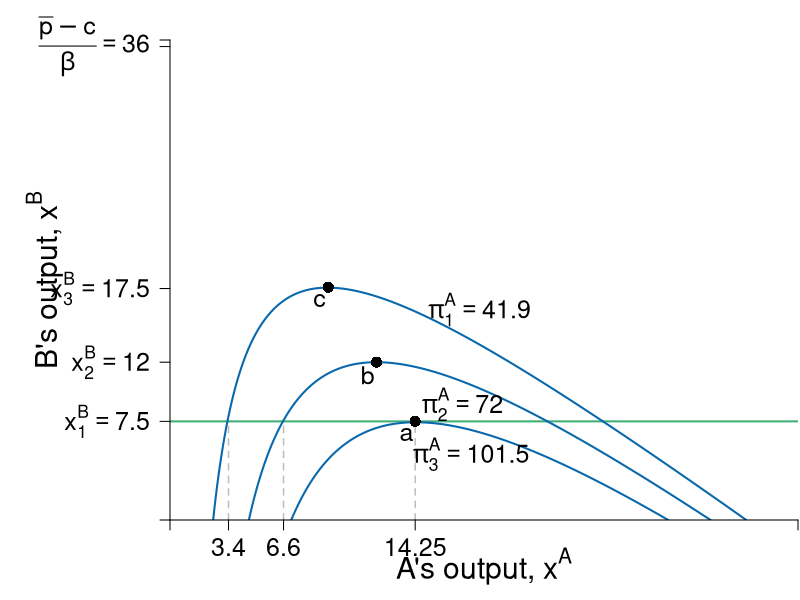

This figure's R source:
require(shape)
pdf(file = "competitionmarkets/cournot_brf_isoA_feasible.pdf", width = 9, height = 7)

#Set parameters for graphics
pointsize <- 1.8
axislabelsize <- 1.8
labelsize <- 1.5
namesize <- 1.8
annotatesize <- 1.5
graphlinewidth <- 2
segmentlinewidth <- 1.5


COL <- c("#7fc97f", "#beaed4", "#fdc086", "#ffff99", "#386cb0", "#f0027f", "#bf5b17", "#666666")
COLA <- c("#e0f3db", "#99d8c9","#66c2a4","#41ae76", "#238b45", "#005824")
COLB <- c("#4eb3d3", "#2b8cbe", "#0868ac","#084081")

par(mar =  c(4, 8.5, 2, 0.1))

piA <- function(xa, xb, s = 0.5, pmax = 20, c1 = 2) {
  (pmax - s*xb)*xa - s*(xa)^2 - c1*xa
}

piB <- function(xa, xb, s = 0.5, pmax = 20, c1 = 2) {
  (pmax - s*xa)*xb - s*(xb)^2 - c1*xb
}

brfB <- function(xa, s = 0.5, pmax = 20, c1 = 2) {
  (pmax - c1)/(2*s) - (1/2)*xa
}

brfA <- function(xa, s = 0.5, pmax = 20, c1 = 2) {
  (pmax - c1)/s - 2*xa
}

xlims <- c(0, 36.5)
ylims <- c(0, 36.5)

npts <- 501 
x <- seq(xlims[1], xlims[2], length.out = npts)
y <- seq(ylims[1], ylims[2], length.out = npts) 
a <- c(42, 72, 102)
b <- c(72, 81, 90)

plot(0, 0, xlim = xlims, ylim = ylims, type = "n",
     xlab = expression(paste("")),
     ylab = expression(paste("")), 
     xaxt = "n", 
     yaxt = "n", 
     cex.lab = axislabelsize, 
     bty = "n",
     xaxs = "i", 
     yaxs = "i")

ticksy <- c(0, 7.5, 12, 17.6, 36, ylims[2])
ylabelsnum <- c(NA, expression(paste(x[1]^B == 7.5)), expression(paste(x[2]^B == 12)), expression(paste(x[3]^B)==17.5), expression(paste(frac(bar(p) - c,beta) == 36), NA))
ticksx <- c(0, 3.4, 6.6, 14.25, xlims[2])
xlabelsnum <- c(NA, expression(paste(3.4)), expression(paste(6.6)), expression(paste(14.25)), NA)

npts <- 500 
xx1 <- seq(xlims[1], xlims[2], length.out = npts)

#Feasible set
# polygon(c(0, 0, xlims[2], xlims[2]), 
#         c(ylims[2], 7.5 , 7.5, ylims[2]),
#         border = FALSE, col = COLA[1])

# Feasible
segments(0, 7.5, xlims[2], 7.5, col = COLA[4], lwd = graphlinewidth)
#text(5, 35, expression("Feasible set"), cex = annotatesize)
# polygon( feasible )

contour(x, y, 
        outer(x, y, piA),
        drawlabels = FALSE,
        col = COLB[3],
        lwd = graphlinewidth,
        levels = a, 
        xaxs = "i", 
        yaxs = "i", 
        add = TRUE) 

text(0.5*xlims[2], -3.5, expression(paste("A's output, ", x^A)), xpd = TRUE, cex = axislabelsize) 
text(-7.3, 0.5*ylims[2], expression(paste("B's output, ", x^B)), xpd = TRUE, cex = axislabelsize, srt = 90) 

segments(14.25, 0, 14.25, 7.5, lty = 2, col = "gray" , lwd = segmentlinewidth)
points(14.25, 7.5, pch = 16, col = "black", cex = 1.5)

segments(6.60, 0, 6.60, 7.5, lty = 2, col = "gray" , lwd = segmentlinewidth)
points(12, 12, pch = 16, col = "black", cex = 1.5)


segments(3.4, 0, 3.4, 7.5, lty = 2, col = "gray" , lwd = segmentlinewidth)
points(9.2, 17.7, pch = 16, col = "black", cex = 1.5)

text(14.25 - 0.5, 7.5 - 1, expression(paste(a)), cex = annotatesize)
text(12 - 0.5, 12 - 1, expression(paste(b)), cex = annotatesize)
text(9.2 - 0.5, 17.7 - 1, expression(paste(c)), cex = annotatesize)


#labels for the isoprofits
text(17.5, 5.0, expression(paste(pi[3]^A == 101.5)), cex = annotatesize)
text(17, 8.8, expression(paste(pi[2]^A == 72)), cex = annotatesize)
text(18, 16, expression(paste(pi[1]^A == 41.9)), cex = annotatesize)

axis(1, at = ticksx, pos = 0, labels = xlabelsnum, cex.axis = labelsize)
axis(2, at = ticksy, pos = 0, labels = ylabelsnum, las = 1, cex.axis = labelsize)

dev.off()
